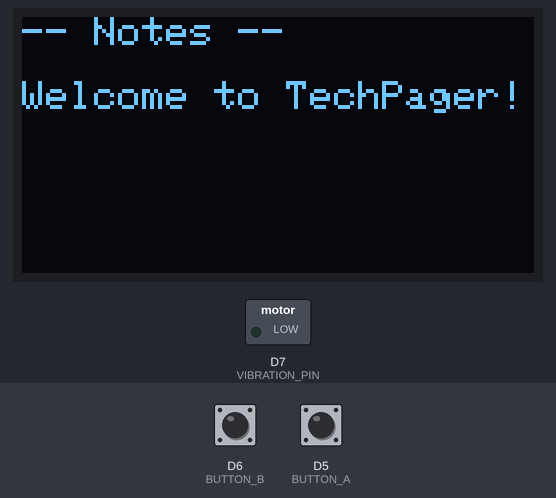
Recording of a sketch running on a simulated ESP8266 (Wemos D1 mini). Shown: 128×64 one-colour display, switched loads named in the sketch (green lamp = pin HIGH). Dashed ring = blinking. The test bench sets the inputs (shaded band); at power-on: D5 (BUTTON_A) HIGH, D6 (BUTTON_B) HIGH. WiFi joins after 1.5 s; servers stay silent unless stated; web services answer with replies made up by the test bench.

Above: at 5.9 s.
6.0 s: D5 (BUTTON_A) pulled LOW for 1 s
At 8.0 s:
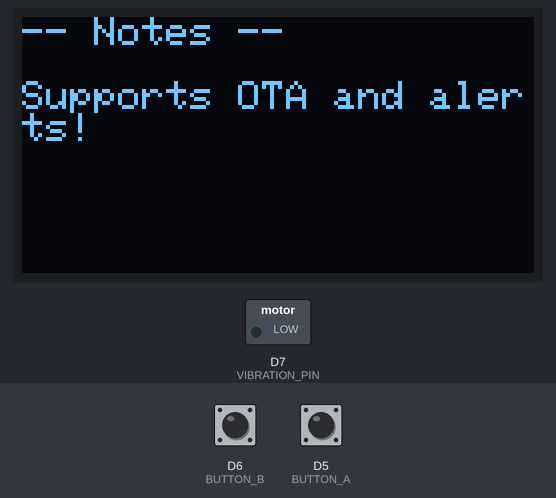
8.5 s: D6 (BUTTON_B) pulled LOW for 3.2 s
At 8.86 s:
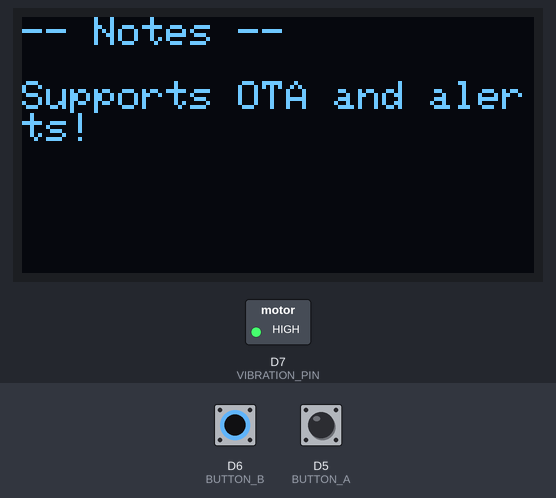
13.4 s: D5 (BUTTON_A) pulled LOW for 0.15 s
At 13.7 s:
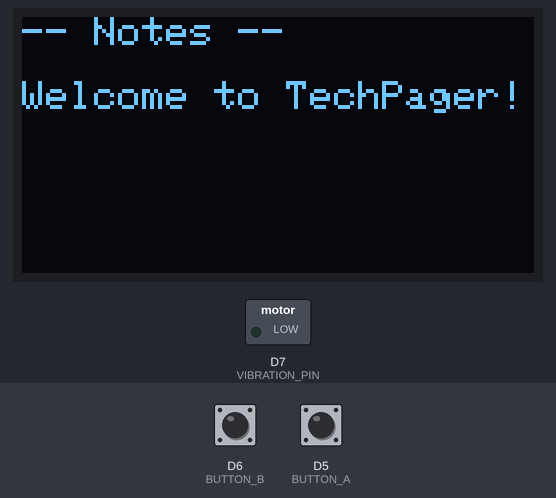
15.0 s: D6 (BUTTON_B) pulled LOW for 0.15 s
At 15.36 s:
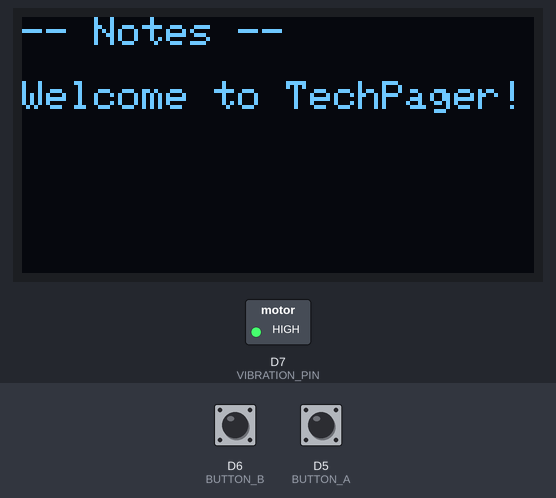
17.0 s: D5 (BUTTON_A) pulled LOW for 3.2 s
At 17.18 s:
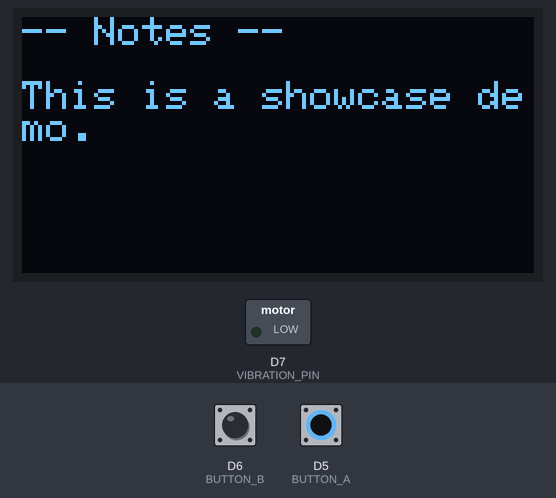
21.7 s: D6 (BUTTON_B) driven LOW and D5 (BUTTON_A) driven LOW
At 23.54 s:
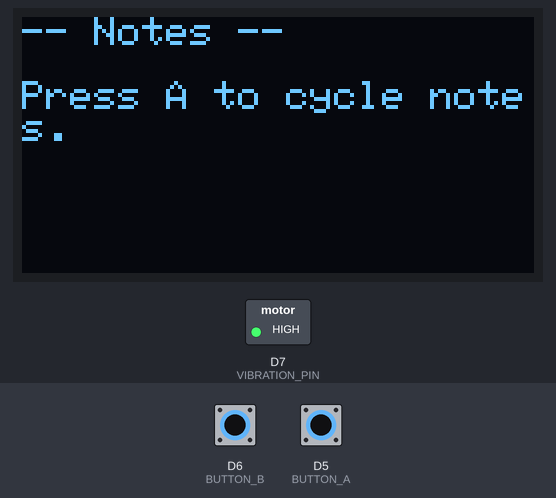
Timing chart, 0 to 25.7 s (numbered marks = the images above; inputs shaded):
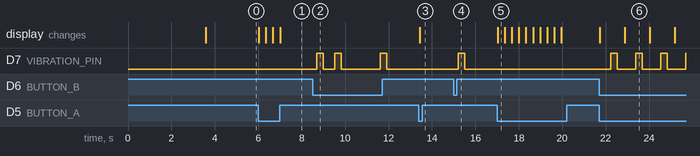

Measured:
- after the input at 6.0 s, the display: first changes at once (image 1 shows a later state)
- after the input at 8.5 s, D7 (VIBRATION_PIN): goes HIGH 0.30 s, LOW 0.53 s, HIGH 0.30 s, LOW 1.8 s, HIGH 0.30 s, then LOW, starting after 0.20 s
- after the input at 13.4 s, the display: changes at once (image 3)
- after the input at 15.0 s, D7 (VIBRATION_PIN): LOW → HIGH after 0.20 s, → LOW 0.30 s later
- after the input at 17.0 s, the display: changes at once (image 5)
- after the input at 21.7 s, D7 (VIBRATION_PIN): alternates HIGH for 0.30 s and LOW for 0.85 s, starting after 0.53 s; the display: first changes at once (image 6 shows a later state)
- what the display in image 6 shows lasts 1.1 s, from 22.9 s to 24.0 s

The sketch:

tech-demo.ino
```cpp
// TechPager_Demo.ino - Clean demo version of romantic pager
// Hardware: ESP8266 (D1 Mini), SSD1306 128x64 OLED, Vibration Motor

#include <ESP8266WiFi.h>
#include <WiFiClientSecure.h>
#include <ESP8266HTTPClient.h>
#include <ESP8266httpUpdate.h>
#include <Adafruit_GFX.h>
#include <Adafruit_SSD1306.h>
#include <Wire.h>

#define SCREEN_WIDTH 128
#define SCREEN_HEIGHT 64
#define OLED_RESET -1
Adafruit_SSD1306 display(SCREEN_WIDTH, SCREEN_HEIGHT, &Wire, OLED_RESET);

#define BUTTON_A D5  // Cycle Notes
#define BUTTON_B D6  // Trigger Phone Finder
#define VIBRATION_PIN D7

const char* ssid = "YOUR_WIFI_SSID";
const char* password = "YOUR_WIFI_PASSWORD";
const String OTA_URL = "https://github.com/5i344A/esp8266-ani/raw/refs/heads/main/backup.bin";

// Pushbullet
const char* host = "api.pushbullet.com";
const int httpsPort = 443;
const char* PUSHBULLET_TOKEN = "Bearer YOUR_PUSHBULLET_TOKEN";

String notes[] = {
  "Welcome to TechPager!",
  "This is a showcase demo.",
  "Press A to cycle notes.",
  "Press B to ping your phone.",
  "Supports OTA and alerts!"
};

int noteIndex = 0;
bool messageReceived = false;
unsigned long lastCheck = 0;

void vibrate(int duration = 300) {
  digitalWrite(VIBRATION_PIN, HIGH);
  delay(duration);
  digitalWrite(VIBRATION_PIN, LOW);
}

void drawSplash() {
  display.clearDisplay();
  display.setTextSize(2);
  display.setTextColor(WHITE);
  display.setCursor(15, 20);
  display.println("TechPager");
  display.display();
  delay(2000);
}

void drawNote() {
  display.clearDisplay();
  display.setTextSize(1);
  display.setTextColor(WHITE);
  display.setCursor(0, 0);
  display.println("-- Notes --");
  display.println();
  display.println(notes[noteIndex]);
  if (messageReceived) {
    display.setCursor(100, 56);
    display.print("[!]");
  }
  display.display();
}

void checkPushbullet() {
  if (millis() - lastCheck < 10000) return; // every 10s
  lastCheck = millis();

  WiFiClientSecure client;
  client.setInsecure();

  if (!client.connect(host, httpsPort)) return;

  String url = "/v2/pushes?limit=1";
  String auth = String("Authorization: ") + PUSHBULLET_TOKEN;

  client.println("GET " + url + " HTTP/1.1");
  client.println("Host: " + String(host));
  client.println(auth);
  client.println("Connection: close");
  client.println();

  while (client.connected()) {
    String line = client.readStringUntil('\n');
    if (line == "\r") break;
  }

  String payload = client.readString();
  if (payload.indexOf("TechPager") != -1) {
    messageReceived = true;
    vibrate(500);
  }
}

void triggerPhoneFinder() {
  HTTPClient http;
  http.begin("https://maker.ifttt.com/trigger/find_my_phone/with/key/YOUR_IFTTT_KEY");
  http.GET();
  http.end();
  vibrate();
}

void checkOTA() {
  ESPhttpUpdate.setLedPin(LED_BUILTIN, LOW);
  ESPhttpUpdate.update(OTA_URL);
}

void setup() {
  pinMode(BUTTON_A, INPUT_PULLUP);
  pinMode(BUTTON_B, INPUT_PULLUP);
  pinMode(VIBRATION_PIN, OUTPUT);
  digitalWrite(VIBRATION_PIN, LOW);

  display.begin(SSD1306_SWITCHCAPVCC, 0x3C);
  drawSplash();

  WiFi.begin(ssid, password);
  while (WiFi.status() != WL_CONNECTED) delay(100);

  drawNote();
  delay(1000);

  checkOTA();
}

void loop() {
  checkPushbullet();

  if (digitalRead(BUTTON_A) == LOW) {
    noteIndex = (noteIndex + 1) % (sizeof(notes) / sizeof(notes[0]));
    drawNote();
    delay(300);
  }

  if (digitalRead(BUTTON_B) == LOW) {
    triggerPhoneFinder();
    drawNote();
    delay(300);
  }
}
```
